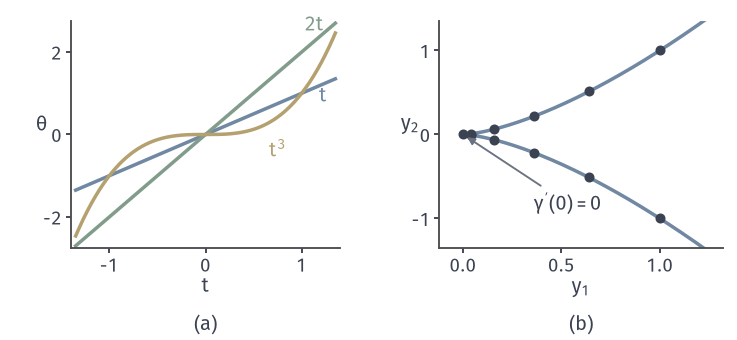

Write Python code to recreate this figure.
"""Coordinate records of curves on the circle, and a smooth parametrization whose image has a cusp."""
from pathlib import Path
import sys
ROOT = next(p for p in Path(__file__).resolve().parents if (p/"build.sh").is_file() and (p/"tex/book.tex").is_file())
sys.path.insert(0, str(ROOT/"figures/04-spaces-measures-and-geometry/04-manifolds/matplotlib/mfd-common"))
from mfd3d import *

W, H = 104, 48
fig, ax = canvas(W, H)
def inset(x, y, w, h):
    a = fig.add_axes([x/W, y/H, w/W, h/H])
    a.spines[['top', 'right']].set_visible(False)
    a.tick_params(length=2, width=.75, pad=1.5)
    return a
a = inset(10, 13, 38, 32)
t = np.linspace(-1.35, 1.35, 401)
for f, c in ((t, BLUE), (2*t, GREEN), (t**3, YELLOW)):
    a.plot(t, f, color=c, lw=1.4)
a.set_xlim(-1.4, 1.4); a.set_ylim(-2.75, 2.75); a.set_xticks([-1, 0, 1]); a.set_yticks([-2, 0, 2])
a.set_xlabel('$t$', labelpad=.5); a.set_ylabel(r'$\theta$', labelpad=.5, rotation=0)
a.text(1.03, 2.5, r'$2t$', color=GREEN, fontsize=8); a.text(1.18, .78, '$t$', color=BLUE, fontsize=8); a.text(1.15, 2.38-.0, '', fontsize=8)
a.text(.66, -.55, '$t^3$', color=YELLOW, fontsize=8)
b = inset(62, 13, 40, 32)
t = np.linspace(-1.12, 1.12, 401)
b.plot(t**2, t**3, color=BLUE, lw=1.4)
tk = np.arange(-1.0, 1.01, .2)
b.plot(tk**2, tk**3, 'o', ms=3.0, mfc=INK, mec=INK)
b.set_xlim(-.12, 1.32); b.set_ylim(-1.35, 1.35); b.set_xticks([0, .5, 1]); b.set_yticks([-1, 0, 1])
b.set_xlabel('$y_1$', labelpad=.5); b.set_ylabel('$y_2$', labelpad=.5, rotation=0)
b.annotate(r"$\gamma^{\prime}(0)=0$", xy=(0, 0), xytext=(.36, -.9), fontsize=8, color=INK, ha='left',
           arrowprops=dict(arrowstyle='-|>', color=MUTED, lw=.75, mutation_scale=6, shrinkA=1, shrinkB=2))
panel_tag(ax, 29, 1.4, '(a)'); panel_tag(ax, 82, 1.4, '(b)')
save(fig, Path(__file__).resolve().parent, 'figure', {'formula': 'theta=t,2t,t^3; gamma(t)=(t^2,t^3), dots at t=-1,-0.8,...,1'})
